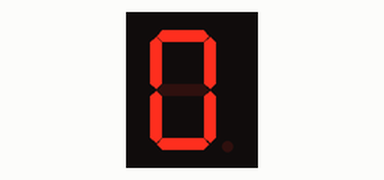
Simulated run of this sketch. Board: Arduino Uno, built with avr-gcc and run on an emulated ATmega328P. Shown: 1-digit seven-segment display. Wiring (inferred from the names in the program): 1-digit 7-segment display, segments lit when HIGH: segments pin 8, pin 7, pin 5, pin 4, pin 3, pin 9, pin 10. The segment pins are drawn as the display they are named for.

Above: at 0.15 s.
At 0.75 s:
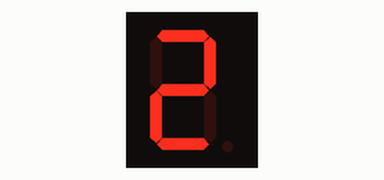
At 1.35 s:
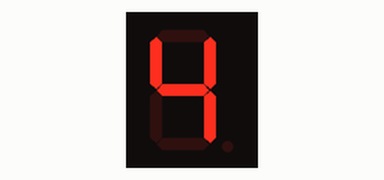
At 2.8 s:
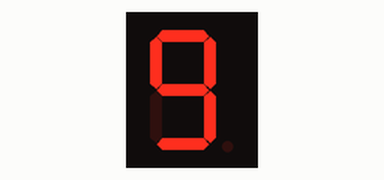
At 4.35 s:
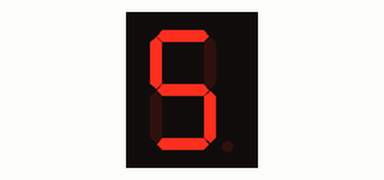
At 6.45 s:
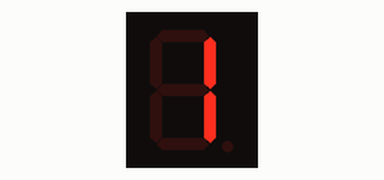

The sketch:

7segments.ino
```cpp
//7 segments display

#define PIN_A 8
#define PIN_B 7
#define PIN_C 5
#define PIN_D 4
#define PIN_E 3
#define PIN_F 9
#define PIN_G 10

int numbers[10][7] = {
  {1,1,1,1,1,1,0},
  {0,1,1,0,0,0,0},
  {1,1,0,1,1,0,1},
  {1,1,1,1,0,0,1},
  {0,1,1,0,0,1,1},
  {1,0,1,1,0,1,1},
  {1,0,1,1,1,1,1},
  {1,1,1,0,0,0,0},
  {1,1,1,1,1,1,1},
  {1,1,1,1,0,1,1}
};

int segments[7] = {PIN_A, PIN_B, PIN_C, PIN_D, PIN_E, PIN_F, PIN_G};
void writeNumber(int);

void setup() {
  for (int i = 0; i < 7; i++) {
    pinMode(segments[i], OUTPUT);
  }
}
void loop() {
  for (int i = 0; i < 10; i++) {
     writeNumber(i);
     delay(300);
  }
  for (int i = 9; i >= 0; i--) {
     writeNumber(i);
     delay(300);
  }
}

void writeNumber(int num) {
  for (int i = 0; i < 7; i++) {
    digitalWrite(segments[i], numbers[num][i]);
  }
}
```

Measured:
- by itself, everything shown: repeats every 6.0 s, in 18 steps
- what the display in image 3 shows lasts 0.6 s, from 2.7 s to 3.3 s
